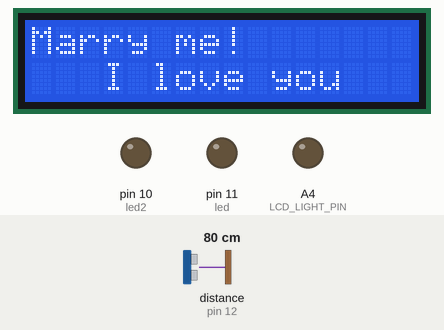
Recording of a sketch running on a simulated Arduino Leonardo, built with avr-gcc and run on an emulated ATmega32U4. On the bench: 16×2 character LCD, output pins drawn as LEDs (lit = HIGH). Wiring (inferred from the names in the program): ultrasonic range finder: trigger pin 13; echo pin 12. The test bench sets the inputs (shaded band); at power-on: distance to the obstacle (sensor on pin 12) 80 cm. The echo pulse lasts 58.3 µs per cm; pins used as bus, display or sensor lines are not drawn; what the sketch prints to the serial monitor is not drawn.

Above: at 1.2 s.
1.3 s: distance to the obstacle (sensor on pin 12) set to 18 cm
2.8 s: distance to the obstacle (sensor on pin 12) set to 13 cm
At 4.1 s:
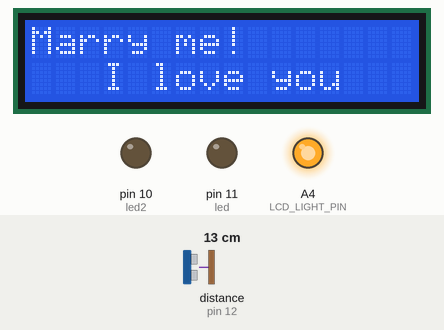
4.5 s: distance to the obstacle (sensor on pin 12) set to 35 cm
At 5.4 s:
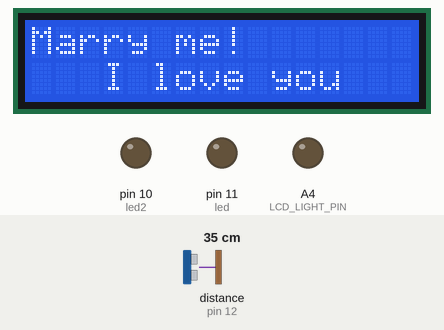
6.1 s: distance to the obstacle (sensor on pin 12) set to 2 cm
At 6.8 s:
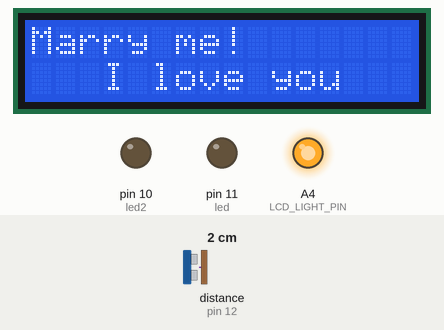
Timing chart, 0 to 8.6 s (numbered marks = the images above; inputs shaded):
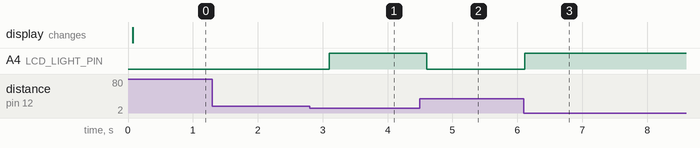

The sketch:

cclabhw_2-sensor_sold.ino
```cpp
#include <LiquidCrystal.h>

//#define BUTTON_PIN A5
//#define BUTTON2_PIN A3
#define LCD_LIGHT_PIN A4
#define LCD_LIGHT_ON_TIME 60000

#define trigPin 13
#define echoPin 12
#define led 11
#define led2 10

LiquidCrystal lcd(8, 9, 5, 6, 7, 3);

unsigned int currentLcdLightOnTime = 0;
// For calculating the lcd light on time.
unsigned long lcdLightOn_StartMillis;

boolean isLcdLightOn;


void setup() {

  Serial.begin(9600);
  while (!Serial) {
    ; // wait for serial port to connect. Needed for Leonardo only
  }

  lcd.begin(16, 2);
  lcd.setCursor(0, 0); // First row.
  lcd.print("Marry me!");
  lcd.setCursor(3, 1); // Second row.
  lcd.print("I love you ");
  lcd.display();

  pinMode(trigPin, OUTPUT);
  pinMode(echoPin, INPUT);
  pinMode(led, OUTPUT);
  pinMode(led2, OUTPUT);

//  pinMode(BUTTON_PIN, INPUT);
  // Set the lcd display backlight anode pin as an output.
 // pinMode(BUTTON2_PIN, INPUT);
  pinMode(LCD_LIGHT_PIN, OUTPUT);
  // Set the lcd display backlight anode pin to low - lcd light off.
  digitalWrite(LCD_LIGHT_PIN, LOW);
  isLcdLightOn = false;


}

void loop() {

  long duration, distance;
  digitalWrite(trigPin, LOW);  // Added this line
  delayMicroseconds(2); // Added this line
  digitalWrite(trigPin, HIGH);
//  delayMicroseconds(1000); - Removed this line
  delayMicroseconds(10); // Added this line
  digitalWrite(trigPin, LOW);
  duration = pulseIn(echoPin, HIGH);
  distance = (duration/2) / 29.1;


  if (distance < 15) {  // This is where the LED On/Off happens
    lcdLightOn_StartMillis = millis();
    currentLcdLightOnTime = 0;
    isLcdLightOn = true;
    digitalWrite(LCD_LIGHT_PIN, HIGH);
  }
  else{
    lcdLightOn_StartMillis = millis();
    currentLcdLightOnTime = 0;
    isLcdLightOn = false;
    digitalWrite(LCD_LIGHT_PIN, LOW);
  }
  if (distance >= 200 || distance <= 0){
    Serial.println("Out of range");
  }
  else {
    Serial.print(distance);
    Serial.println(" cm");
  }
  delay(500);
}
```

Measured:
- the behaviour switches between 16 and 15 cm on distance to the obstacle (sensor on pin 12) (found by bisection; images 0 and 1)
- after the input at 1.3 s, every drawn part: stays the same
- after the input at 2.8 s, A4 (LCD_LIGHT_PIN): LOW → HIGH after 0.30 s
- after the input at 4.5 s, A4 (LCD_LIGHT_PIN): HIGH → LOW after 0.11 s
- after the input at 6.1 s, A4 (LCD_LIGHT_PIN): LOW → HIGH at once
